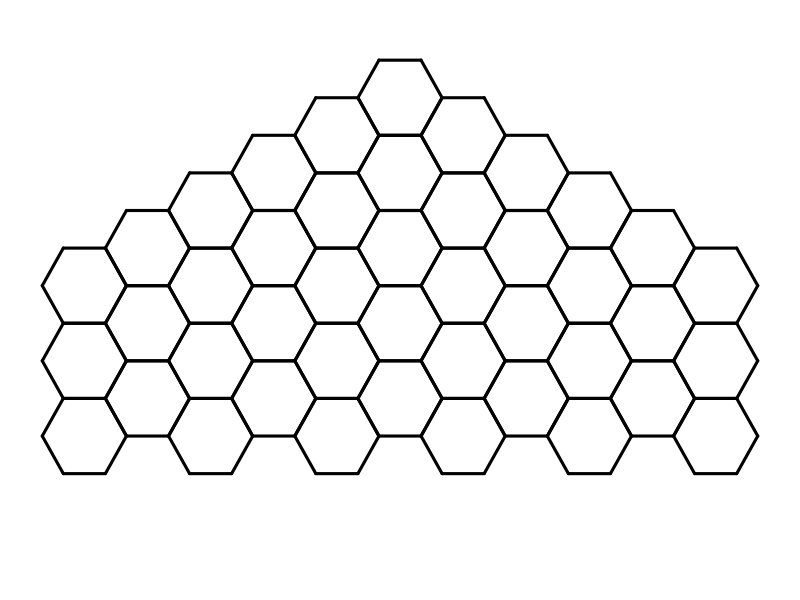
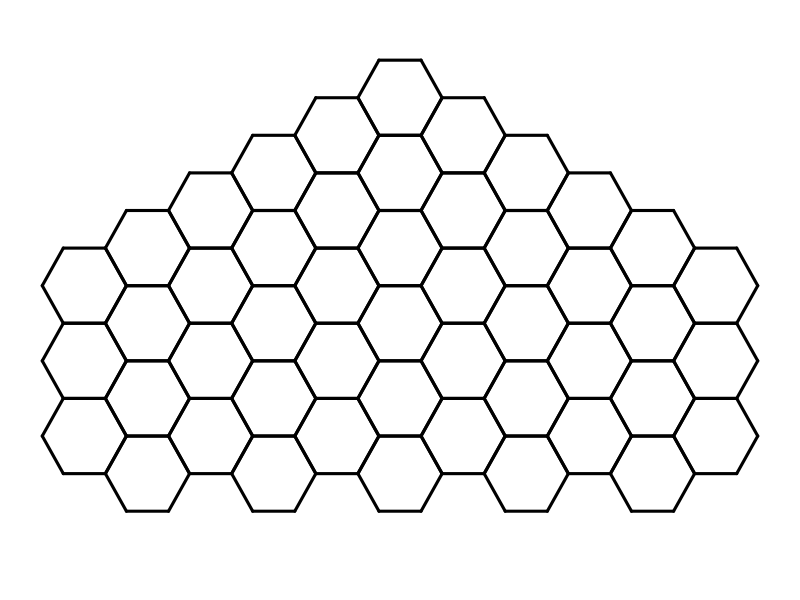
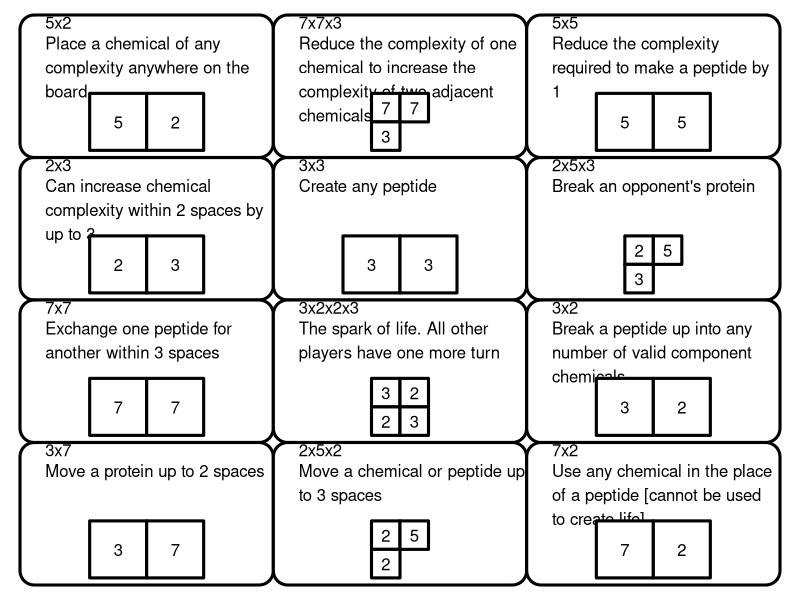
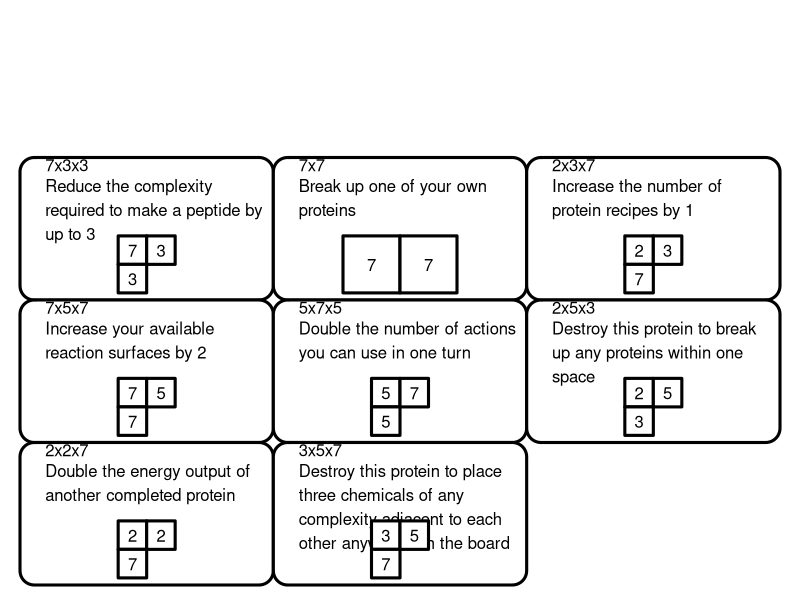

These charts were generated, in order, by the following R code:
#!/usr/bin/Rscript

hexagon <- function(px=0, py=0, rotation=0){
    return(data.frame(x=px+cos(rotation + (0:5 * pi/3)),
                      y=py+sin(rotation + (0:5 * pi/3))));
}

## Board
pdf("synthesis_board.pdf", width=11, height=8);
pscale <- 0.8;
par(mar=c(0,0,0,0));
plot(NA, xlim=c(-11,11)*pscale, ylim=c(-3,13)*pscale, axes=FALSE, ann=FALSE);
for(xpi in -5:5){
    for(ypi in -10:10){
        px <- xpi*3+(((ypi %% 2) + 2) %% 2) * (1+cos(pi/3));
        py <- ypi * sin(pi/3);
        if((sqrt(px^2+py^2) < 9) && (ypi > 0)){
            segments(x0=hexagon(px=px, py=py)$x,
                     y0=hexagon(px=px, py=py)$y,
                     x1=hexagon(px=px, py=py, rotation=pi/3)$x,
                     y1=hexagon(px=px, py=py, rotation=pi/3)$y,
                     lwd = 3);
        }
    }
}
plot(NA, xlim=c(-11,11)*pscale, ylim=c(-3,13)*pscale, axes=FALSE, ann=FALSE);
for(xpi in -5:5){
    for(ypi in -10:10){
        px <- xpi*3+(((ypi %% 2) + 2) %% 2) * (1+cos(pi/3));
        py <- ypi * sin(pi/3);
        if((sqrt(px^2+py^2) < 9) && (ypi >= 0)){
            segments(x0=hexagon(px=px, py=py)$x,
                     y0=hexagon(px=px, py=py)$y,
                     x1=hexagon(px=px, py=py, rotation=pi/3)$x,
                     y1=hexagon(px=px, py=py, rotation=pi/3)$y,
                     lwd = 3);
        }
    }
}
invisible(dev.off());
 
## Cards

library(grid);

wrapper <- function(x, ...){ ## https://stackoverflow.com/a/3935429/3389895
  paste(strwrap(x, ...), collapse = "\n")
}

primes <- c(2,3,5,7,11,13,17,19);

card.data <- read.csv("cardData.csv");

pdf("synthesis_cards.pdf", width=210/25.4, height=297/25.4);
for(page in 1:ceiling(nrow(card.data) / 12)){
    grid.newpage()
    pushViewport(viewport(layout=grid.layout(nrow=4, ncol=3), width=0.95, height=0.95));
    for(cNum in ((page-1)*12):((page-1)*12+11)){
        if((cNum+1) > nrow(card.data)){
            next;
        }
        card.length <- card.data$PeptideCount[cNum+1];
        pep.seq <- sample(primes[1:4], card.length, replace=TRUE);
        pep.str <- paste(pep.seq, collapse="x");
        pushViewport(viewport(layout.pos.col=cNum %% 3+1,
                              layout.pos.row=trunc(cNum/3+1) %% 4 + 1));
        grid.roundrect(width=1, height=1, gp=gpar(lwd=3));
        grid.text(pep.str, x=0.1, y=0.95, just="left");
        grid.text(wrapper(card.data$Description[cNum+1], 30),
                  x=0.1, y=0.85, just=c("left","top"));
        numRows <- trunc(card.length / 2 + 0.5);
        numCols <- ceiling(card.length / numRows);
        pushViewport(viewport(layout=grid.layout(nrow=numRows, ncol=numCols),
                              width=0.9, height=0.4, x=0.5, y=0.25));
        for(pnum in 0:(card.length-1)){
            lCol <- pnum%%numCols+1;
            lRow <- trunc(pnum/numCols) + 1;
            pushViewport(viewport(layout.pos.col=lCol,
                                  layout.pos.row=lRow));
            pushViewport(viewport(width=unit(1,"snpc"), height=unit(1,"snpc"),
                                  just=ifelse(lCol==1,"right","left"),
                                  x=ifelse(lCol==1,1,0)));
            grid.rect(gp=gpar(lwd=3));
            grid.text(pep.seq[pnum+1]);
            popViewport(2);
        }
        popViewport(1);
        popViewport(1);
    }
}
invisible(dev.off());
